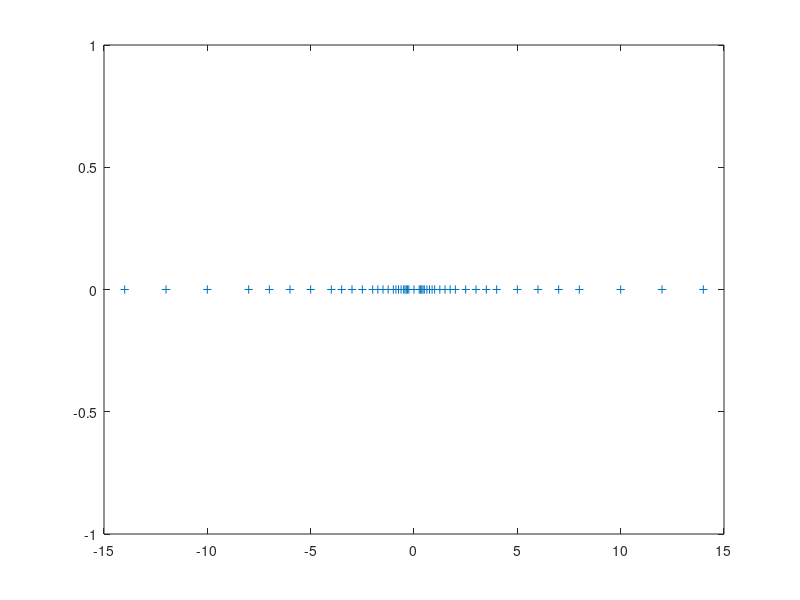

Recreate this plot in MATLAB.
% This script plots the decimal representation of the numbers in the system 
% specified by (\beta, t, L, U) = (2, 3, -2, 3). In other words, it will 
% display the spacing of the floating point representations of the real numbers
% in this system. 

x = [];

% Generate all positive numbers of the system (2, 3, -2, 3)
for i = 1:0.25:1.75
  for j = -2:3
    x = [x i*2^j];
  end
end

x = [x -x 0];   % Add all negative numbers and 0
x = sort(x);    % Sort
y = zeros(1,length(x));
plot(x, y, '+')
